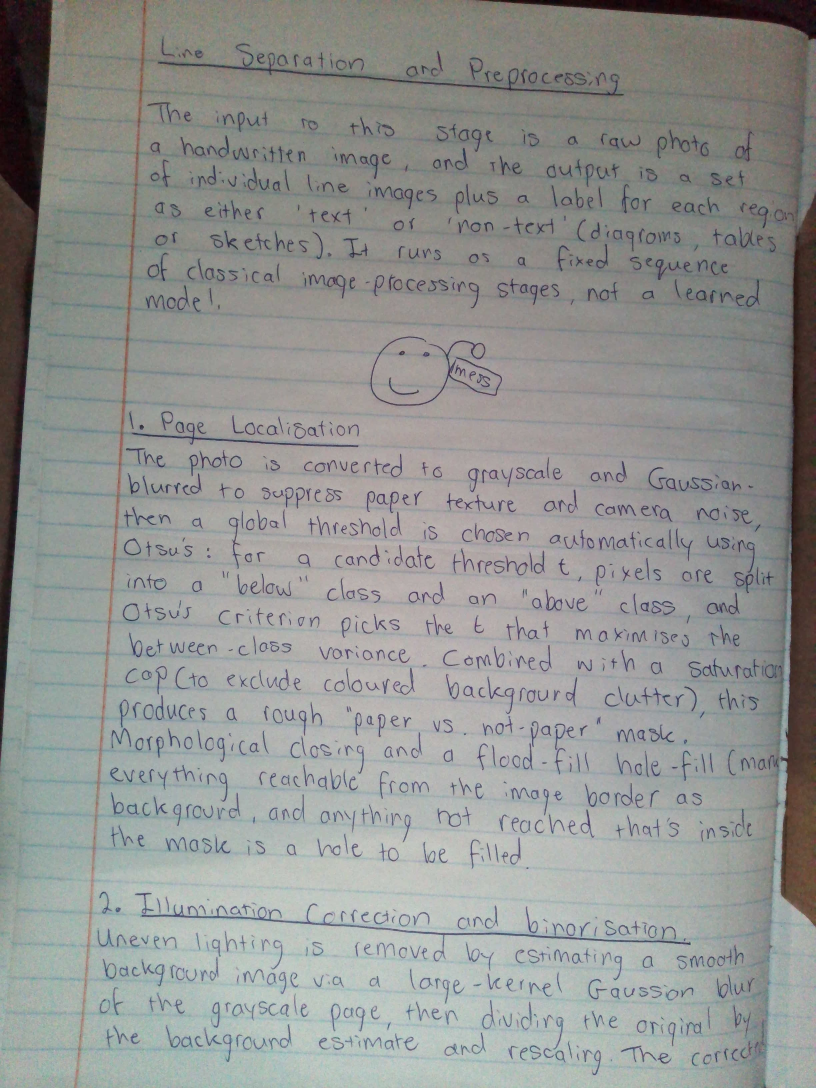
#> input picture Software/CNN/MyHandwriting/pages/page1.jpg, 2448 x 3264 px (shown at 1/3 size)
$ python SegmentSpine.py MyHandwriting/pages/page1.jpg MyHandwriting/pages/page2.jpg
#> lines starting #> are read from the running program, lines starting #| are printed output that depends on the picture; long printed decimals are rounded
### Software/CNN/SegmentSimple.py
"""Simple, fast text-line separation for a photographed handwritten page.

1. normalise lighting (divide by a blurred background) and threshold ink (Otsu);
   drop big solid blobs (binder, shadows) and full-height bars
2. deskew by maximising the sharpness of the row-ink profile
3. find line centres as peaks of the row-ink profile (pitch from autocorrelation)
4. between neighbouring centres, find the path that crosses the least ink
   (dynamic programming, left to right): a rough boundary between two lines
5. label connected pieces of ink (strokes, dots, tails) and give each piece, whole,
   to the line that holds most of it; a small dot goes to the letter just below it
6. each line = its own ink pieces: crop it, white out everything else

Usage: python SegmentSimple.py page.jpg outdir
"""
import sys
import time
from pathlib import Path

import numpy as np
from PIL import Image, ImageDraw


def _box(a, r):
    """Mean over a (2r+1)x(2r+1) window using an integral image."""
    p = np.pad(a, r, mode="edge").astype(np.float64)
    ii = np.pad(p.cumsum(0).cumsum(1), ((1, 0), (1, 0)))
    k = 2 * r + 1
    return (ii[k:, k:] - ii[:-k, k:] - ii[k:, :-k] + ii[:-k, :-k]) / (k * k)


def _otsu(v):
    h, _ = np.histogram(np.clip(v, 0, 1.2), bins=256, range=(0, 1.2))
    p = h / h.sum()
    w, m = np.cumsum(p), np.cumsum(p * np.arange(256))
    s = (m[-1] * w - m) ** 2 / np.maximum(w * (1 - w), 1e-12)
    return (int(np.argmax(s)) + 0.5) * 1.2 / 256


def _ink(gray):
    """gray float image -> (ink mask, lighting-normalised image in 0..1)."""
    ratio = gray / np.maximum(_box(gray, 40), 1.0)
    mask = ratio < _otsu(ratio)
    solid = _box(mask.astype(np.float64), 4) > 0.999          # 9x9 solid ink: binder, shadow, patch
    mask &= ~(_box(solid.astype(np.float64), 3) > 0)
    bars = _box(mask.mean(0, keepdims=True).repeat(3, 0), 3)[0] > 0.4    # full-height bars
    mask[:, bars] = False
    return mask, ratio


def _seam(cost, step=3):
    """Left-to-right minimum-cost path (row index per column), up to `step` rows per column."""
    h, W = cost.shape
    acc = cost.copy()
    back = np.zeros((h, W), np.int8)
    idx = np.arange(h)
    shifts = range(-step, step + 1)
    for x in range(1, W):
        p = acc[:, x - 1]
        cand = np.full((len(shifts), h), np.inf)
        for i, d in enumerate(shifts):                 # cand[i, y] = p[y + d] + penalty
            if d < 0:
                cand[i, -d:] = p[:d] + 0.02 * abs(d)
            elif d > 0:
                cand[i, :-d] = p[d:] + 0.02 * d
            else:
                cand[i] = p
        j = cand.argmin(0)
        acc[:, x] += cand[j, idx]
        back[:, x] = j - step
    y = np.empty(W, int)
    y[-1] = acc[:, -1].argmin()
    for x in range(W - 1, 0, -1):
        y[x - 1] = y[x] + back[y[x], x]
    return y


def _label(mask):
    """8-connected component labelling (run based union-find) -> (labels, count)."""
    H, W = mask.shape
    lab = np.zeros((H, W), np.int32)
    parent = [0]

    def find(a):
        while parent[a] != a:
            parent[a] = parent[parent[a]]
            a = parent[a]
        return a

    prev = []
    for y in range(H):
        d = np.diff(np.r_[0, mask[y].view(np.int8), 0])
        runs = list(zip(np.nonzero(d == 1)[0].tolist(), np.nonzero(d == -1)[0].tolist()))
        cur, k = [], 0
        for a, b in runs:
            while k < len(prev) and prev[k][1] < a:
                k += 1
            l, kk = 0, k
            while kk < len(prev) and prev[kk][0] <= b:
                r = find(prev[kk][2])
                if l == 0:
                    l = r
                elif r != l:
                    parent[max(r, l)] = min(r, l)
                    l = min(r, l)
                kk += 1
            if l == 0:
                parent.append(len(parent))
                l = len(parent) - 1
            cur.append((a, b, l))
            lab[y, a:b] = l
        prev = cur
    roots = np.array([find(i) for i in range(len(parent))])
    _, comp = np.unique(roots, return_inverse=True)
    return comp[lab].astype(np.int32), int(comp.max())


# [117 lines left out: function SegmentLines, not called in this run]


# [10 lines that do not run on import are left out]

### Software/CNN/SegmentSpine.py
"""Text-line separation by line spines + neighbour-aware piece assignment.

1. lighting normalisation, ink mask, deskew, line spacing P and rough line centres
   (shared helpers from SegmentSimple.py)
2. density map = ink blurred wide and short; each text line's SPINE is the ridge of that
   map (dynamic-programming path inside the band between neighbouring line centres)
3. connected pieces of ink (strokes, dots, tails, quote marks) each choose a spine by
       energy = distance to the spine (weaker for small pieces)
              + penalty for taking a different line than the pieces next to them
   solved by a few rounds of iterated conditional modes
4. a piece that really spans two lines (tall) is split pixel by pixel by nearest spine
5. each line = its own ink: crop, white out the rest

Everything is relative to the page's own line spacing P.
Usage: python SegmentSpine.py page.jpg outdir
"""
import sys
import time
from pathlib import Path

import numpy as np
from PIL import Image, ImageDraw

from SegmentSimple import _box, _ink, _label, _seam


def _smooth(a, r, axis):
    """Box mean of radius r along one axis (integral image)."""
    a = np.moveaxis(a.astype(np.float64), axis, 0)
    n = a.shape[0]
    c = np.cumsum(np.pad(a, [(r + 1, r)] + [(0, 0)] * (a.ndim - 1), mode="edge"), 0)
    return np.moveaxis((c[2 * r + 1:2 * r + 1 + n] - c[:n]) / (2 * r + 1), 0, axis)


def SegmentLines(path, lam=0.5):
#> called with lam = 0.5
    t0 = time.time()
    full = Image.open(path).convert("L")
    half = full.resize((full.width // 2, full.height // 2), Image.BOX)

    # deskew
    mask, _ = _ink(np.asarray(half, dtype=np.float64))
#> in _ink, `ratio = gray / np.maximum(_box(gray, 40), 1.0)`:
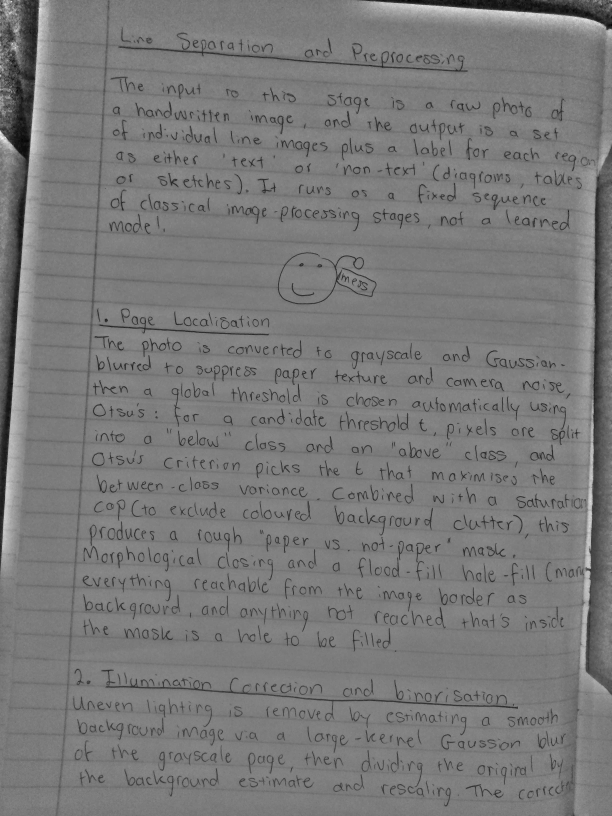
#> ratio: shape (1632, 1224) float64 (shown at 1/2 size); min 0.0822, max 2, mean 0.997; drawn with min black and max white
#> in _otsu, `h, _ = np.histogram(np.clip(v, 0, 1.2), bins=256, range=(0, 1.2))`: h = 256 values, max 88985 at index 219, min 0 at index 0, mean 7803
#> in _otsu, `p = h / h.sum()`: p = 256 values, max 0.0445 at index 219, min 0 at index 0, mean 0.00391
#> in _otsu, `w, m = np.cumsum(p), np.cumsum(p * np.arange(256))`: w = 256 values from 0 to 1; m = 256 values from 0 to 211.3
#> in _otsu, `s = (m[-1] * w - m) ** 2 / np.maximum(w * (1 - w), 1e-12)`: s = 256 values, max 651.9 at index 172, min 0 at index 0, mean 290
    q = Image.fromarray(mask.astype(np.uint8) * 255).resize((half.width // 2, half.height // 2))
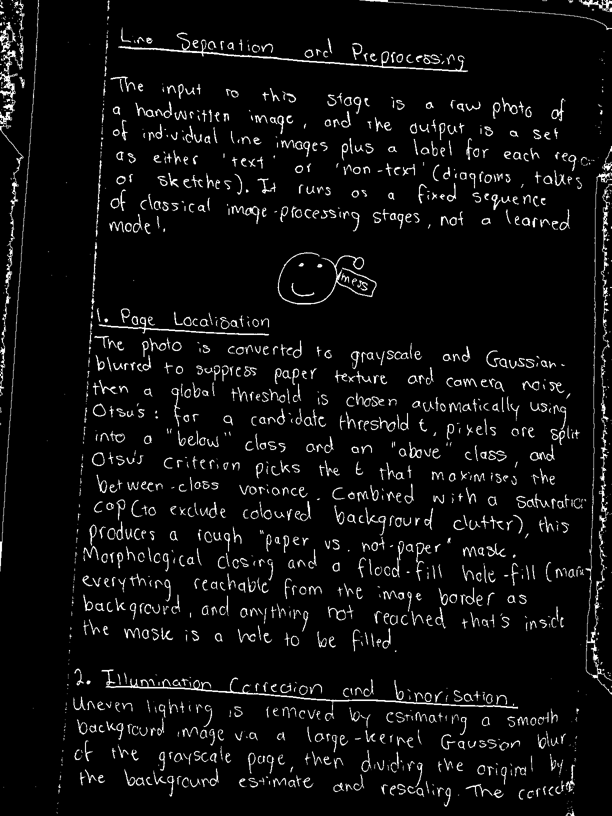
#> q: PIL image 612x816 L; min 0, max 255, mean 14.7
    best = max(np.arange(-4, 4.01, 0.5),
               key=lambda a: float((np.asarray(q.rotate(a)).sum(1).astype(float) ** 2).sum()))
#> best = 3
    full = full.rotate(best, Image.BILINEAR, fillcolor=255)
    half = half.rotate(best, Image.BILINEAR, fillcolor=255)
    g = np.asarray(half, dtype=np.float64)
    mask, ratio = _ink(g)
#> in _ink (call 2), `ratio = gray / np.maximum(_box(gray, 40), 1.0)`:
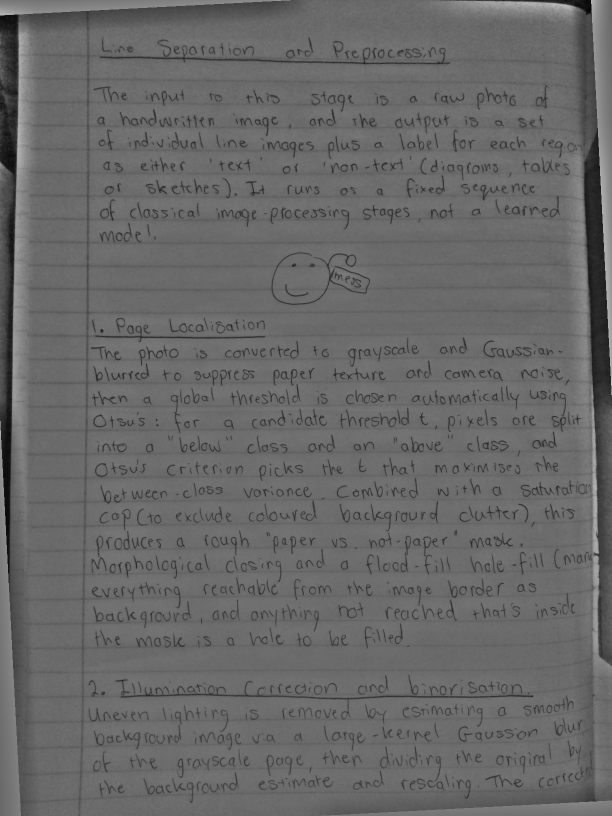
#> ratio: shape (1632, 1224) float64 (shown at 1/2 size); min 0.0319, max 2.38, mean 0.993; drawn with min black and max white
#> in _ink (call 2), `mask &= ~(_box(solid.astype(np.float64), 3) > 0)`:
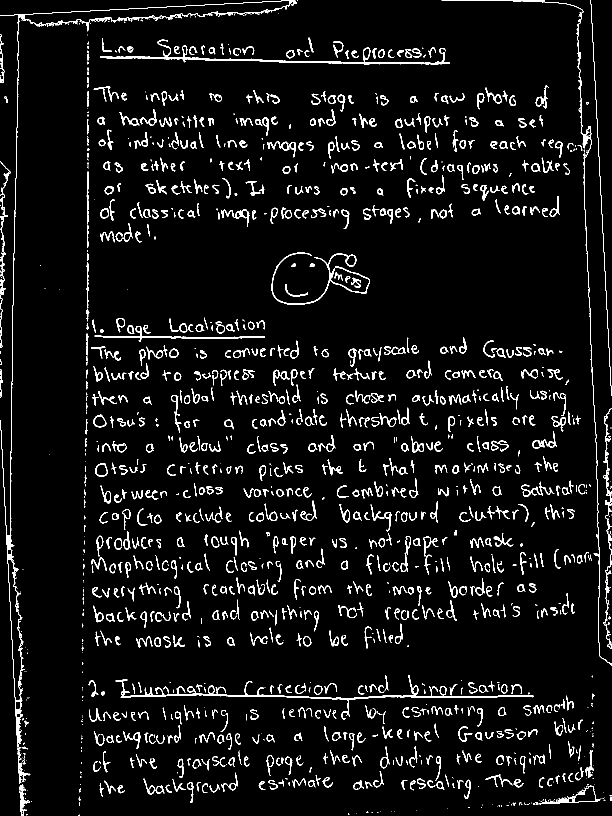
#> mask: shape (1632, 1224) bool (shown at 1/2 size); 5.8% white in thin lines or dots
    H, W = mask.shape

    # line spacing P and rough line centres from the row-ink profile
    prof = mask[:, int(0.05 * W):int(0.97 * W)].sum(1).astype(float)
#> prof = 1632 values, max 502 at index 1392, min 0 at index 1302, mean 65.83
    k = np.exp(-0.5 * (np.arange(-12, 13) / 4.0) ** 2)
    sm = np.convolve(prof, k / k.sum(), "same")
#> sm = 1632 values, max 255.7 at index 1391, min 0.0169 at index 1313, mean 65.7
    a = sm - sm.mean()
#> a = 1632 values, max 190 at index 1391, min -65.68 at index 1313, mean -1.11e-15
    ac = np.correlate(a, a, "full")[len(a) - 1:]
#> ac = 1632 values, max 5233888.6 at index 0, min -2228816.1 at index 70, mean 1603.5
    seg = ac[15:min(200, len(ac) // 3)]
#> seg = 185 values, max 2846429.2 at index 32, min -2228816.1 at index 55, mean 18807.8
    P = 15 + next(i for i in range(1, len(seg) - 1)
                  if seg[i] >= 0.7 * seg.max() and seg[i] >= seg[i - 1] and seg[i] >= seg[i + 1])
#> P = 47
    peaks = [i for i in range(1, H - 1) if sm[i] >= sm[i - 1] and sm[i] > sm[i + 1] and sm[i] > 0.06 * sm.max()]
#> peaks = 39 values from 2 to 1603
    centres = []
    for c in sorted(peaks, key=lambda i: -sm[i]):
        if all(abs(c - o) >= 0.6 * P for o in centres):
            centres.append(c)
#> this loop made 39 passes
#> c on passes 1 to 8: 1391, 424, 288, 748, 795, 703, 242, 1031
#> after the loop, centres = 31 values, max 1603 at index 27, min 28 at index 26, mean 841
    centres.sort()
    L = len(centres)
#> L = 31

    # spines: ridge of the wide-and-short density map inside the band around each centre
    D = mask.astype(np.float64)
#> D: shape (1632, 1224) float64; values 0 (black) and 1 (white), 5.8% white in thin lines or dots
    for _ in range(2):
        D = _smooth(_smooth(D, max(1, int(0.2 * P)), 0), int(1.5 * P), 1)
    D /= D.max()
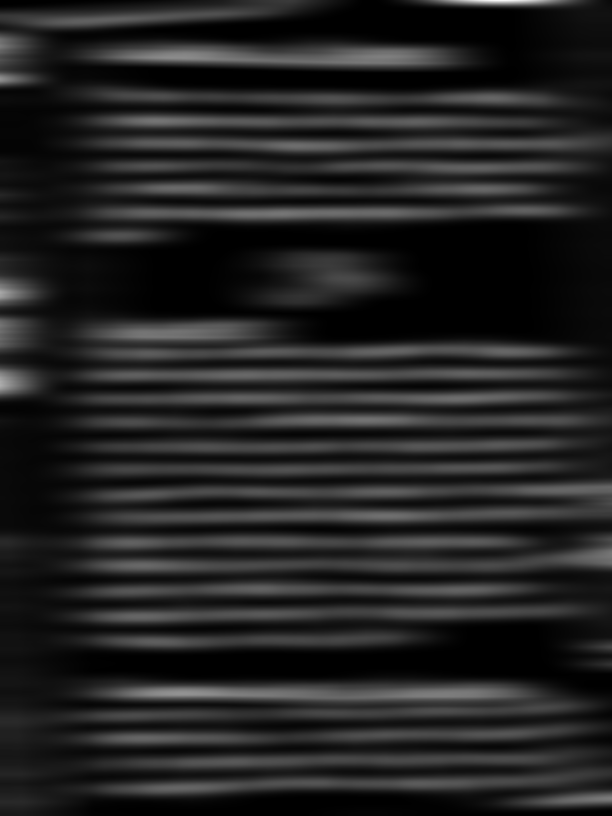
#> D: shape (1632, 1224) float64 (shown at 1/2 size); min 0, max 1, mean 0.137
    edges = [max(0, centres[0] - int(0.6 * P))] + [(c0 + c1) // 2 for c0, c1 in zip(centres, centres[1:])] \
        + [min(H, centres[-1] + int(0.6 * P))]
#> edges = 32 values from 0 to 1631
    spines = np.array([edges[n] + _seam(-D[edges[n]:edges[n + 1]], step=2) for n in range(L)])    # (L, W)
#> after the loop in _seam, `for x in range(1, W):`:
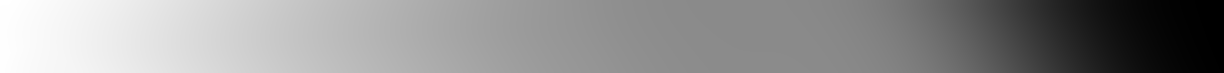
#> acc: shape (73, 1224) float64; min -427.1, max 0, mean -184.9; drawn with min black and max white
#> after the loop in _seam, `for x in range(1, W):`:
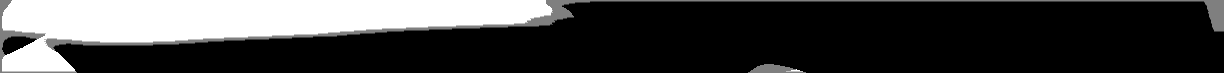
#> back: shape (73, 1224) int8; min -2, max 2, mean -1.02; drawn with min black and max white
#> after the loop in _seam, `for x in range(W - 1, 0, -1):`: y = 1224 values, max 72 at index 0, min 0 at index 545, mean 16.41
    Y = np.arange(H)[:, None]
    support = []
    for n in range(L):
        cols = np.nonzero((mask & (np.abs(Y - spines[n][None, :]) < 0.5 * P)).any(0))[0]
        support.append((cols.min(), cols.max()) if len(cols) else (0, -1))
#> after the loop, support = 31 pairs, first value 0 to 39, second value 1182 to 1223

    # connected pieces, and their distance to every spine
    lab, nc = _label(mask)
#> the loop in _label, `for y in range(H):` made 1632 passes
#> runs on passes 14, 54, 55: [(333, 353), (565, 574), (1151, 1154), (1182, 1183)], [(36, 37), (94, 96), (174, 178), (1156, 1157), (1184, 1185)], [(36, 37), (174, 178), (1156, 1157), (1184, 1185)]
#> after the loop in _label, `for y in range(H):`: parent = 2162 values, max 2161 at index 2161, min 0 at index 0, mean 1058.3
#> in _label, `roots = np.array([find(i) for i in range(len(parent))])`: roots = 2162 values, max 2161 at index 2161, min 0 at index 0, mean 1057.3
#> in _label, `_, comp = np.unique(roots, return_inverse=True)`: comp = 2162 values, max 1409 at index 2161, min 0 at index 0, mean 690.6
#> nc = 1409
    ys, xs = np.nonzero(mask)
    pl = lab[ys, xs]
    area = np.bincount(pl, minlength=nc + 1).astype(float)
#> area = 1410 values, max 6005 at index 1, min 0 at index 0, mean 82.85
    cx = np.bincount(pl, xs, nc + 1) / np.maximum(area, 1)
#> cx = 1410 values, max 1223 at index 767, min 0 at index 0, mean 623.6
    cy = np.bincount(pl, ys, nc + 1) / np.maximum(area, 1)
#> cy = 1410 values, max 1630.2 at index 1409, min 0 at index 0, mean 939.3
    top, bot = np.full(nc + 1, H), np.zeros(nc + 1, int)
#> top = 1410 values from 1632 to 1632; bot = 1410 values from 0 to 0
    np.minimum.at(top, pl, ys)
    np.maximum.at(bot, pl, ys)
    ids = np.nonzero((area > 0) & ((bot - top) <= 2.2 * P))[0]          # tall = binder outline / margin rule
#> ids = 1402 values from 2 to 1409
    ci = np.minimum(cx[ids].astype(int), W - 1)
#> ci = 1402 values, max 1223 at index 759, min 0 at index 62, mean 623.5
    dist = np.empty((len(ids), L))
    for n in range(L):
        x1, x2 = support[n]
        out = np.maximum(0, np.maximum(x1 - cx[ids], cx[ids] - x2))
        dist[:, n] = (np.abs(cy[ids] - spines[n][ci]) + 0.15 * out) / P
#> this loop made 31 passes
#> (x1, x2) on passes 1 to 8: (0, 1182), (0, 1188), (0, 1193), (33, 1196), (0, 1197), (3, 1200), (0, 1203), (0, 1204)
    conf = np.clip(area[ids] / (0.1 * P * P), 0.15, 1.0)               # small pieces trust their neighbours
#> conf = 1402 values, max 1 at index 22, min 0.15 at index 0, mean 0.342

    # neighbour graph and iterated conditional modes
    pts = np.stack([cx[ids], cy[ids]], 1)
#> pts = 1402 pairs, first value 0.5 to 1223, second value 0 to 1630.2
    dd = np.sqrt(((pts[:, None] - pts[None]) ** 2).sum(-1))
    nbr = np.where((dd < 1.0 * P) & (dd > 0), np.exp(-dd / (0.35 * P)), 0.0) * conf[None, :]
    label = dist.argmin(1)
#> label = 1402 values, max 30 at index 1309, min 0 at index 0, mean 16.95
    for _ in range(8):
        changed = 0
        for i in np.argsort(area[ids]):
            cand = np.nonzero(dist[i] < dist[i].min() + 1.5)[0]
            e = [conf[i] * dist[i, c] + lam * nbr[i][label != c].sum() for c in cand]
            new = cand[int(np.argmin(e))]
            changed += new != label[i]
            label[i] = new
        if not changed:
            break
#> after the loop, label = 1402 values, max 30 at index 1309, min 0 at index 0, mean 16.97
    owner = np.full(nc + 1, -1)
#> owner = 1410 values from -1 to -1
    owner[ids] = label

    # a tall piece touching two lines: split pixel by pixel by nearest spine
    own = owner[lab]
    for l in ids[(bot[ids] - top[ids]) > 1.5 * P]:
        sel = lab == l
        py, px = np.nonzero(sel)
        near = np.argmin(np.abs(py[:, None] - spines[:, px].T), axis=1)
        own[py, px] = near
#> this loop made 5 passes
#> l on passes 1 to 5: 26, 350, 512, 1045, 1220

    # crops from the full-resolution, lighting-normalised page
    bg_full = np.asarray(Image.fromarray(_box(g, 40).astype(np.float32)).resize(full.size, Image.BILINEAR))
    norm = np.clip(np.asarray(full, dtype=np.float32) / np.maximum(bg_full, 1.0), 0, 1) * 255
    f = full.width / W
    perLine = np.bincount(own[mask & (own >= 0)], minlength=L)
#> perLine = 31 values, max 5840 at index 25, min 159 at index 0, mean 3321.1
    minInk = max(60, 0.12 * np.median(perLine[perLine > 0]))
#> minInk = 437.5
    lines = []
    for n in range(L):
        ink = mask & (own == n)
        yy, xx = np.nonzero(ink)
        if len(yy) < minInk or yy.max() - yy.min() < 0.45 * P:
            continue
        pad = int(0.15 * P)
        y0, y1 = max(0, yy.min() - pad), min(H, yy.max() + 1 + pad)
        x0, x1 = max(0, xx.min() - pad), min(W, xx.max() + 1 + pad)
        Y0, Y1, X0, X1 = int(y0 * f), int(y1 * f), int(x0 * f), int(x1 * f)
        nz = _box(ink[y0:y1, x0:x1].astype(np.float64), 3) > 0
        nz = np.asarray(Image.fromarray(nz.astype(np.uint8) * 255).resize((X1 - X0, Y1 - Y0))) > 127
        crop = np.where(nz, norm[Y0:Y1, X0:X1], 255).astype(np.uint8)
        lines.append(dict(order=len(lines), image=Image.fromarray(crop), bbox=(X0, Y0, X1, Y1)))
#> this loop made 31 passes
#> (y0, y1, x0, x1, Y0, Y1, X0, X1) on passes 2 to 9: (62, 164, 0, 1164, 124, 328, 0, 2328), (147, 230, 0, 1184, 294, 460, 0, 2368), (210, 279, 167, 1093, 420, 558, 334, 2186), (252, 326, 168, 1186, 504, 652, 336, 2372), (299, 367, 168, 1147, 598, 734, 336, 2294), (339, 419, 0, 1076, 678, 838, 0, 2152), (385, 465, 181, 1127, 770, 930, 362, 2254), (439, 503, 167, 319, 878, 1006, 334, 638)
#> after the loop, lines = 29 items

    ov = Image.fromarray(np.clip(ratio * 255, 0, 255).astype(np.uint8)).convert("RGB")
    d = ImageDraw.Draw(ov)
    for n in range(L):
        d.line(list(zip(range(W), spines[n].tolist())), fill=(255, 0, 0) if n % 2 else (0, 140, 255), width=2)
    return lines, ov, dict(angle=float(best), pitch=int(P), nLines=len(lines), seconds=time.time() - t0)


if __name__ == "__main__":
    src, out = Path(sys.argv[1]), Path(sys.argv[2])
    out.mkdir(parents=True, exist_ok=True)
    for old in out.glob("*.png"):
        old.unlink()
    lines, ov, info = SegmentLines(src)
#> lines = 29 items; info = {'angle': 3, 'pitch': 47, 'nLines': 29, 'seconds': 7.87}
    for ln in lines:
        ln["image"].save(out / f"{ln['order']:02d}.png")
#> this loop made 29 passes
    ov.save(out / "_spines_overlay.jpg", quality=88)
    print(info)
#| {'angle': 3.0, 'pitch': 47, 'nLines': 29, 'seconds': 7.875}
